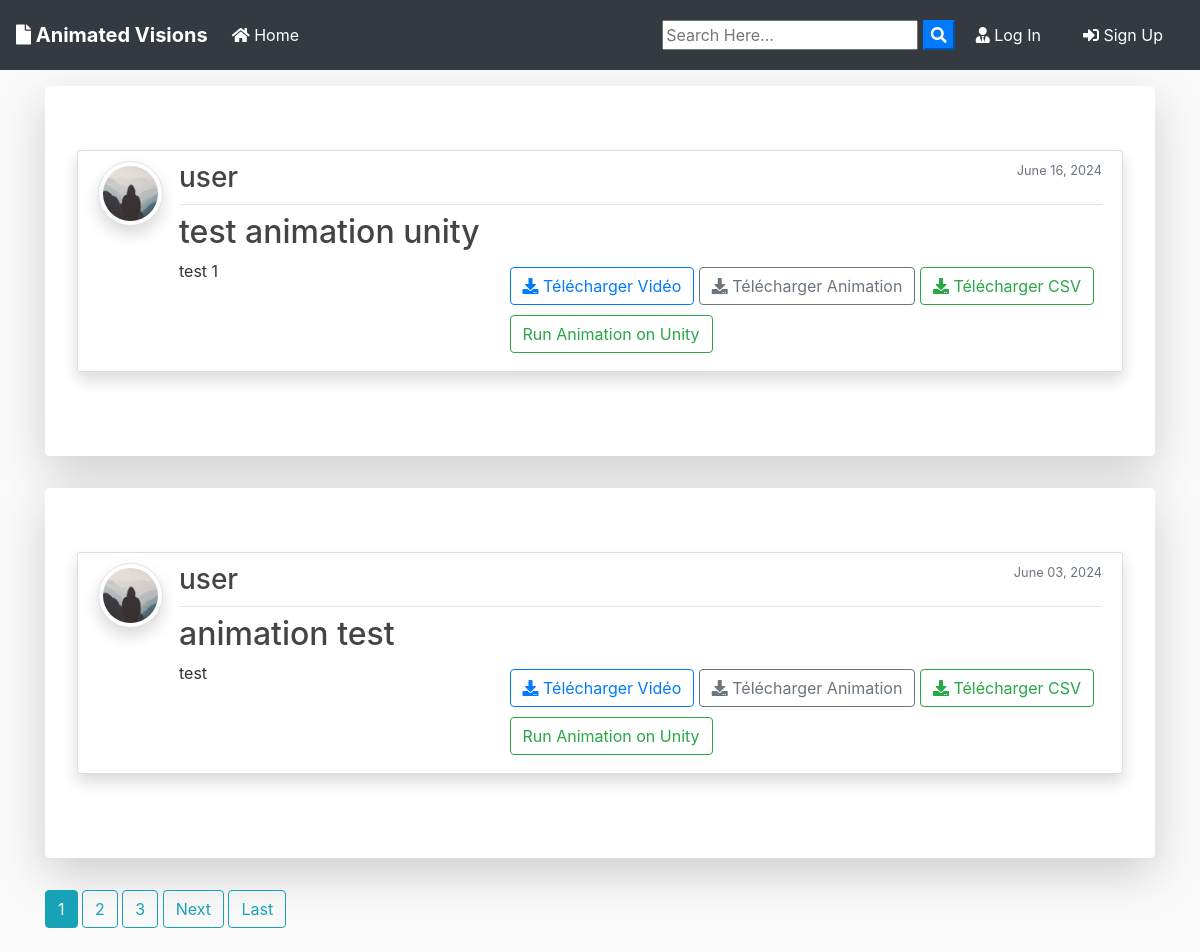
The page / on the database its author committed.
### blog/models.py (models this page shows, shortened)
class Post(models.Model):
	title = models.CharField(max_length=100)
	file = models.FileField(null=True,blank=True,upload_to='Files')
	animation = models.FileField(upload_to='animations/', null=True, blank=True)
	csv_file = models.FileField(upload_to='csv/', null=True, blank=True)
	content = models.TextField()
	date_posted = models.DateTimeField(default=timezone.now)
	author = models.ForeignKey(User, on_delete=models.CASCADE)

### users/models.py (models this page shows, shortened)
class Profile(models.Model):
    user = models.OneToOneField(User, on_delete=models.CASCADE)
    image = models.ImageField(default='default.jpg', upload_to='profile_pics')

### blog/views.py (the view)
# urls.py: path('', PostListView.as_view(), name='blog-home'),
class PostListView(ListView):
    model = Post
    template_name = 'blog/home.html'
    context_object_name = 'posts'
    ordering = ['-date_posted']
    paginate_by = 2

### blog/templates/blog/home.html (shortened to what this page needs)
{% extends "blog/base.html" %}
{% block content %}
    {% for post in posts %}
        <div class="jumbotron mt-3 bg-white shadow-lg">
            <article class="media content-section shadow">
                <a href="{{ post.author.profile.image.url }}" target="_blank">
                    <img src="{{ post.author.profile.image.url }}" alt="" class="article-img rounded-circle img-thumbnail img-fluid shadow">
                </a>
                <div class="media-body">
                    <div class="article-metadata d-flex justify-content-between">
                        <a class="mr-2" href="{% url 'user-posts' post.author.username %}">
                            <h3>{{ post.author }}</h3>
                        </a>
                        <small class="text-muted">{{ post.date_posted|date:"F d, Y" }}</small>
                    </div>
                    <h2>
                        <a class="article-title text-justify" href="{% url 'post-detail' post.id %}">
                            {{ post.title }}
                        </a>
                    </h2>
                    <div class="d-flex justify-content-between">
                        <p class="article-content text-justify text-truncate overflow-hidden">{{ post.content }}</p>
                        <div class="form-group mt-0 pt-0 m-2">
                            {% if post.file %}
                                <a class="btn btn-outline-primary btn-d" href="{{ post.file.url }}" download type="submit">
                                    <i class="fas fa-download"></i> Télécharger Vidéo
                                </a>
                            {% endif %}
                            {% if post.animation %}
                                <a class="btn btn-outline-secondary btn-d" href="{{ post.animation.url }}" download type="submit">
                                    <i class="fas fa-download"></i> Télécharger Animation
                                </a>
                            {% endif %}
                            {% if post.csv_file %}
                                <a class="btn btn-outline-success btn-d" href="{{ post.csv_file.url }}" download type="submit">
                                    <i class="fas fa-download"></i> Télécharger CSV
                                </a>
                            {% endif %}
                            <form action="{% url 'run_mediapipe_script' post.id %}" method="post">
                                <button class="btn btn-outline-success btn-d" style="margin-top: 10px; display: flex; justify-content: center; align-items: center;" type="submit">Run Animation on Unity</button>
                            </form>
                        </div>
                    </div>
                </div>
            </article>
        </div>
    {% endfor %}
    {% if is_paginated %}
        {% for num in page_obj.paginator.page_range %}
            {% if page_obj.number == num %}
                <a class="btn btn-info mb-4" href="?page={{ num }}">{{ num }}</a>
            {% elif num > page_obj.number|add:'-3' and num < page_obj.number|add:'3' %}
                <a class="btn btn-outline-info mb-4" href="?page={{ num }}">{{ num }}</a>
            {% endif %}
        {% endfor %}
        {% if page_obj.has_next %}
            <a class="btn btn-outline-info mb-4" href="?page={{ page_obj.next_page_number }}">Next</a>
            <a class="btn btn-outline-info mb-4" href="?page={{ page_obj.paginator.num_pages }}">Last</a>
        {% endif %}
    {% endif %}
{% endblock content %}

### blog/static/blog/main.css (style rules this page uses)
body { background: #fafafa; color: #333333; margin-top: 0; }
h1, h2, h3, h4, h5, h6 { color: #444444; }
.content-section { background: #ffffff; padding: 10px 20px; border: 1px solid #dddddd; border-radius: 3px; margin-bottom: 20px; }
.article-title { color: #444444; }
.article-content { white-space: pre-line; }
.article-img { height: 65px; width: 65px; margin-right: 16px; }
.article-metadata { padding-bottom: 1px; margin-bottom: 4px; border-bottom: 1px solid #e3e3e3 }

### rows shown on the page
Post: author.profile.image (placeholder picture), author "user", date_posted "June 16, 2024", title "test animation unity", content "test 1"
Post: author.profile.image (placeholder picture), author "user", date_posted "June 03, 2024", title "animation test", content "test"

### other values the page prints
{{ num }} "1"
{{ num }} "2" "3"
